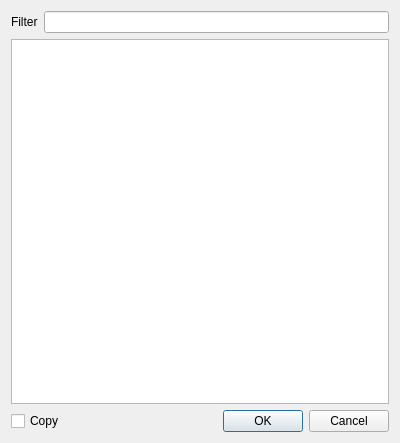
<?xml version="1.0" encoding="UTF-8"?>
<ui version="4.0">
 <class>Dialog</class>
 <widget class="QDialog" name="Dialog">
  <property name="geometry">
   <rect>
    <x>0</x>
    <y>0</y>
    <width>400</width>
    <height>443</height>
   </rect>
  </property>
  <property name="windowTitle">
   <string>Dialog</string>
  </property>
  <layout class="QVBoxLayout" name="verticalLayout">
   <item>
    <layout class="QHBoxLayout" name="horizontalLayout_2">
     <property name="leftMargin">
      <number>0</number>
     </property>
     <property name="topMargin">
      <number>0</number>
     </property>
     <item>
      <widget class="QLabel" name="label">
       <property name="text">
        <string>Filter</string>
       </property>
      </widget>
     </item>
     <item>
      <widget class="QgsFilterLineEdit" name="tbFilter">
       <property name="qgisRelation" stdset="0">
        <string notr="true"/>
       </property>
      </widget>
     </item>
    </layout>
   </item>
   <item>
    <widget class="QTableView" name="tableView">
     <property name="sizePolicy">
      <sizepolicy hsizetype="Expanding" vsizetype="Expanding">
       <horstretch>0</horstretch>
       <verstretch>1</verstretch>
      </sizepolicy>
     </property>
    </widget>
   </item>
   <item>
    <layout class="QHBoxLayout" name="horizontalLayout">
     <item>
      <widget class="QCheckBox" name="cbCopyLayer">
       <property name="text">
        <string>Copy</string>
       </property>
      </widget>
     </item>
     <item>
      <widget class="QDialogButtonBox" name="buttonBox">
       <property name="orientation">
        <enum>Qt::Horizontal</enum>
       </property>
       <property name="standardButtons">
        <set>QDialogButtonBox::Cancel|QDialogButtonBox::Ok</set>
       </property>
      </widget>
     </item>
    </layout>
   </item>
  </layout>
 </widget>
 <customwidgets>
  <customwidget>
   <class>QgsFilterLineEdit</class>
   <extends>QLineEdit</extends>
   <header>qgsfilterlineedit.h</header>
  </customwidget>
 </customwidgets>
 <resources/>
 <connections>
  <connection>
   <sender>buttonBox</sender>
   <signal>accepted()</signal>
   <receiver>Dialog</receiver>
   <slot>accept()</slot>
   <hints>
    <hint type="sourcelabel">
     <x>248</x>
     <y>254</y>
    </hint>
    <hint type="destinationlabel">
     <x>157</x>
     <y>274</y>
    </hint>
   </hints>
  </connection>
  <connection>
   <sender>buttonBox</sender>
   <signal>rejected()</signal>
   <receiver>Dialog</receiver>
   <slot>reject()</slot>
   <hints>
    <hint type="sourcelabel">
     <x>316</x>
     <y>260</y>
    </hint>
    <hint type="destinationlabel">
     <x>286</x>
     <y>274</y>
    </hint>
   </hints>
  </connection>
 </connections>
</ui>
